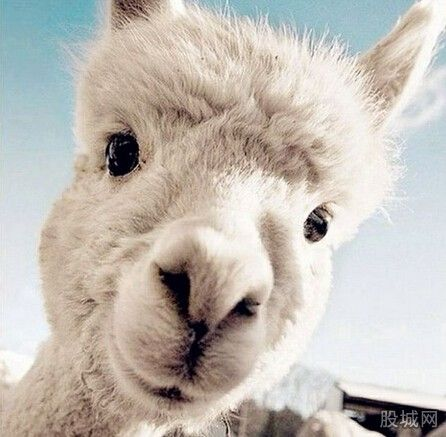
#> input picture pythonStd/study/other/test.jpg, 446 x 437 px
$ python Pillow.py
#> lines starting #> are read from the running program, lines starting #| are printed output that depends on the picture
'''
Created on 2015年8月28日

@author: dimen
'''
from PIL import Image
im = Image.open('test.jpg')
#> im is the input picture: PIL image 446x437 RGB; mean R, G, B 194.7, 188.6, 181.2
print(im.format,im.size,im.mode)
#| JPEG (446, 437) RGB
im.thumbnail((100,100))
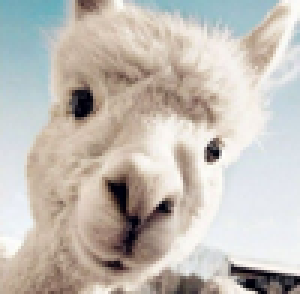
#> im: PIL image 100x98 RGB (shown 3 times larger); mean R, G, B 194.8, 188.7, 181.3
im.save('thumbTest.jpg','JPEG')
